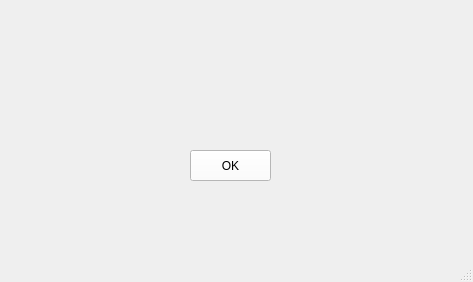
<?xml version="1.0" encoding="UTF-8"?>
<ui version="4.0">
 <class>MainWindow</class>
 <widget class="QMainWindow" name="MainWindow">
  <property name="geometry">
   <rect>
    <x>0</x>
    <y>0</y>
    <width>473</width>
    <height>282</height>
   </rect>
  </property>
  <property name="windowTitle">
   <string>MainWindow</string>
  </property>
  <widget class="QWidget" name="centralwidget">
   <widget class="QPushButton" name="btnOk">
    <property name="geometry">
     <rect>
      <x>190</x>
      <y>150</y>
      <width>81</width>
      <height>31</height>
     </rect>
    </property>
    <property name="styleSheet">
     <string notr="true">QPushButton{
	font: 700 16pt &quot;Segoe UI&quot;;
	background-color: rgb(255, 255, 255);
	color: rgb(0, 0, 0);
}</string>
    </property>
    <property name="text">
     <string>OK</string>
    </property>
   </widget>
  </widget>
  <widget class="QMenuBar" name="menubar">
   <property name="geometry">
    <rect>
     <x>0</x>
     <y>0</y>
     <width>473</width>
     <height>33</height>
    </rect>
   </property>
  </widget>
  <widget class="QStatusBar" name="statusbar"/>
 </widget>
 <resources/>
 <connections/>
</ui>
